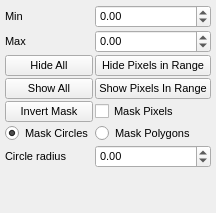
  <widget class="QDockWidget" name="m_MaskingDockWidget">
   <property name="font">
    <font>
     <pointsize>8</pointsize>
    </font>
   </property>
   <property name="windowTitle">
    <string>Masking</string>
   </property>
   <attribute name="dockWidgetArea">
    <number>1</number>
   </attribute>
   <widget class="QWidget" name="dockWidgetContents_4">
    <layout class="QGridLayout" name="gridLayout_3">
     <property name="margin">
      <number>5</number>
     </property>
     <property name="spacing">
      <number>2</number>
     </property>
     <item row="0" column="0">
      <widget class="QLabel" name="label_17">
       <property name="font">
        <font>
         <pointsize>8</pointsize>
        </font>
       </property>
       <property name="text">
        <string>Min</string>
       </property>
      </widget>
     </item>
     <item row="0" column="1">
      <widget class="QDoubleSpinBox" name="m_MaskMinimum">
       <property name="font">
        <font>
         <pointsize>8</pointsize>
        </font>
       </property>
       <property name="minimum">
        <double>-1000000000.000000000000000</double>
       </property>
       <property name="maximum">
        <double>1000000000.000000000000000</double>
       </property>
      </widget>
     </item>
     <item row="1" column="0">
      <widget class="QLabel" name="label_18">
       <property name="font">
        <font>
         <pointsize>8</pointsize>
        </font>
       </property>
       <property name="text">
        <string>Max</string>
       </property>
      </widget>
     </item>
     <item row="1" column="1">
      <widget class="QDoubleSpinBox" name="m_MaskMaximum">
       <property name="font">
        <font>
         <pointsize>8</pointsize>
        </font>
       </property>
       <property name="minimum">
        <double>-1000000000.000000000000000</double>
       </property>
       <property name="maximum">
        <double>1000000000.000000000000000</double>
       </property>
      </widget>
     </item>
     <item row="2" column="0">
      <widget class="QPushButton" name="m_HideMaskAll">
       <property name="font">
        <font>
         <pointsize>8</pointsize>
        </font>
       </property>
       <property name="text">
        <string>Hide All</string>
       </property>
      </widget>
     </item>
     <item row="2" column="1">
      <widget class="QPushButton" name="m_HideMaskRange">
       <property name="font">
        <font>
         <pointsize>8</pointsize>
        </font>
       </property>
       <property name="text">
        <string>Hide Pixels in Range</string>
       </property>
      </widget>
     </item>
     <item row="3" column="0">
      <widget class="QPushButton" name="m_ShowMaskAll">
       <property name="font">
        <font>
         <pointsize>8</pointsize>
        </font>
       </property>
       <property name="text">
        <string>Show All</string>
       </property>
      </widget>
     </item>
     <item row="3" column="1">
      <widget class="QPushButton" name="m_ShowMaskRange">
       <property name="font">
        <font>
         <pointsize>8</pointsize>
        </font>
       </property>
       <property name="text">
        <string>Show Pixels In Range</string>
       </property>
      </widget>
     </item>
     <item row="10" column="0" colspan="2">
      <spacer name="verticalSpacer_8">
       <property name="orientation">
        <enum>Qt::Vertical</enum>
       </property>
       <property name="sizeHint" stdset="0">
        <size>
         <width>20</width>
         <height>40</height>
        </size>
       </property>
      </spacer>
     </item>
     <item row="5" column="0">
      <widget class="QRadioButton" name="m_MaskCirclesRadio">
       <property name="font">
        <font>
         <pointsize>8</pointsize>
        </font>
       </property>
       <property name="text">
        <string>Mask Circles</string>
       </property>
       <property name="checked">
        <bool>true</bool>
       </property>
      </widget>
     </item>
     <item row="7" column="0">
      <widget class="QLabel" name="label_19">
       <property name="font">
        <font>
         <pointsize>8</pointsize>
        </font>
       </property>
       <property name="text">
        <string>Circle radius</string>
       </property>
      </widget>
     </item>
     <item row="7" column="1">
      <widget class="QDoubleSpinBox" name="m_MaskCircleRadius">
       <property name="font">
        <font>
         <pointsize>8</pointsize>
        </font>
       </property>
       <property name="minimum">
        <double>-1000000000.000000000000000</double>
       </property>
       <property name="maximum">
        <double>1000000000.000000000000000</double>
       </property>
      </widget>
     </item>
     <item row="5" column="1">
      <widget class="QRadioButton" name="m_MaskPolygonsRadio">
       <property name="font">
        <font>
         <pointsize>8</pointsize>
        </font>
       </property>
       <property name="text">
        <string>Mask Polygons</string>
       </property>
      </widget>
     </item>
     <item row="4" column="0">
      <widget class="QPushButton" name="m_InvertMask">
       <property name="font">
        <font>
         <pointsize>8</pointsize>
        </font>
       </property>
       <property name="text">
        <string>Invert Mask</string>
       </property>
      </widget>
     </item>
     <item row="4" column="1">
      <widget class="QCheckBox" name="m_MaskSetPixels">
       <property name="font">
        <font>
         <pointsize>8</pointsize>
        </font>
       </property>
       <property name="text">
        <string>Mask Pixels</string>
       </property>
      </widget>
     </item>
    </layout>
   </widget>
  </widget>
